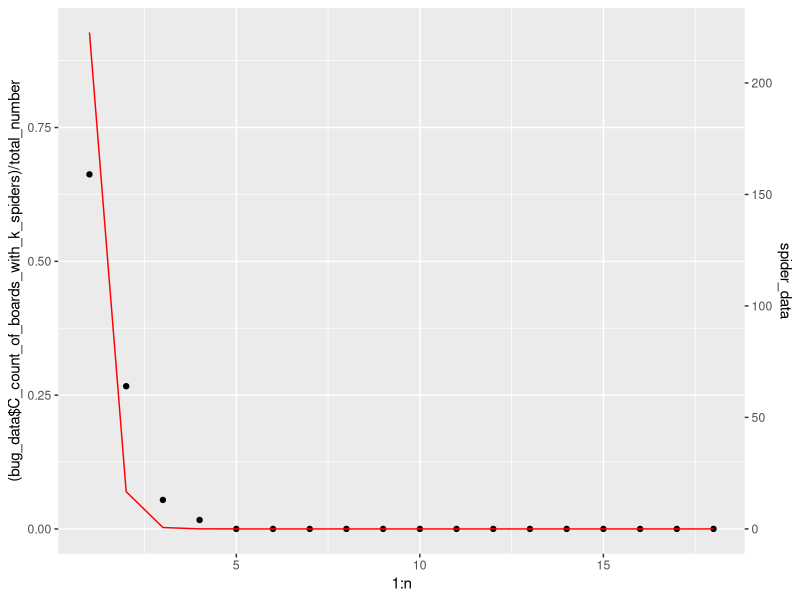
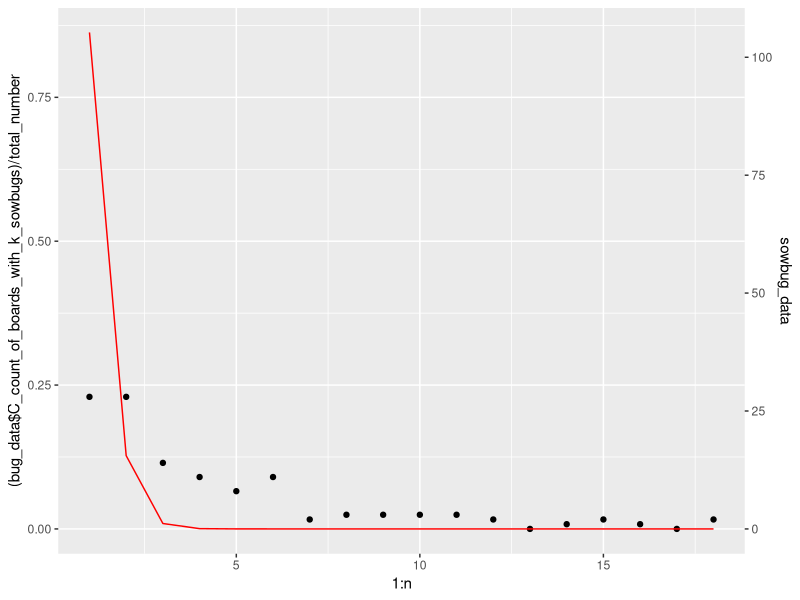
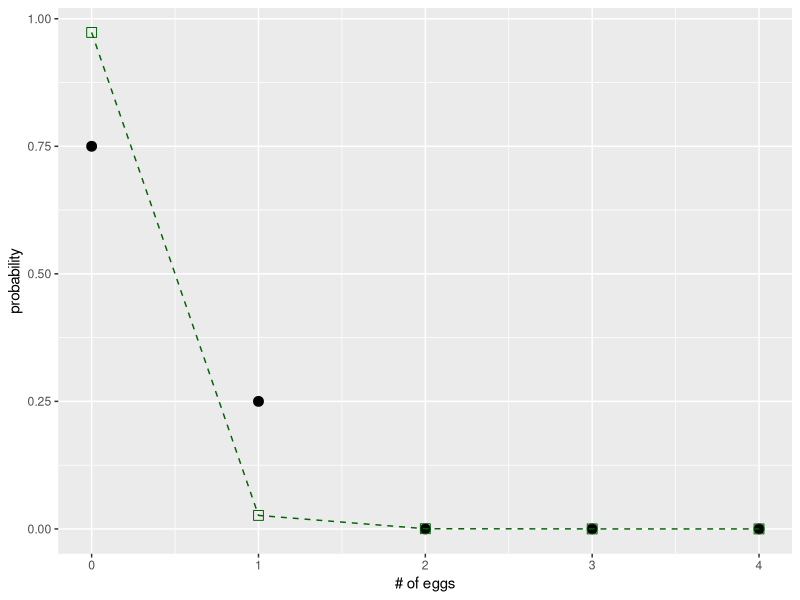

The R source for these figures, in order:
library(ggplot2)

# Question 1
bug_data <- read.csv("cole_arthropod_data_1946.csv")
n = nrow(bug_data)
total_number = sum(bug_data$C_count_of_boards_with_k_spiders)
mean = mean(bug_data$C_count_of_boards_with_k_spiders)
ggplot() + 
  geom_point(aes(x = 1:n, y = (bug_data$C_count_of_boards_with_k_spiders)/total_number)) + 
  geom_line(aes(x = 1:n, y = (dpois(0:17,1/mean))), color = "red") + 
  scale_y_continuous(sec.axis = sec_axis(~.*total_number, name = "spider_data"))

# Question 2
total_number = sum(bug_data$C_count_of_boards_with_k_sowbugs)
mean = mean(bug_data$C_count_of_boards_with_k_sowbugs)
ggplot() + 
  geom_point(aes(x = 1:n, y = (bug_data$C_count_of_boards_with_k_sowbugs)/total_number)) + 
  geom_line(aes(x = 1:n, y = (dpois(0:17,1/mean))), color = "red") + 
  scale_y_continuous(sec.axis = sec_axis(~.*total_number, name = "sowbug_data"))


#Question 3
weevil_data <- read.csv("mitchell_weevil_egg_data_1975.csv")
total_count <- sum(weevil_data$C_count_of_beans_with_k_eggs)
weevil_data$p_weevil <- weevil_data$C_count_of_beans_with_k_eggs/total_count
avg <- mean(weevil_data$C_count_of_beans_with_k_eggs)
weevil_data$weevil_poisson <- dpois(0:4, 1/avg)
weevil_rows <- nrow(weevil_data)
weevil_plot <- ggplot(data = weevil_data, aes(x = weevil_data$k_number_of_eggs, y = weevil_data$p_weevil)) + 
 geom_point(size = 3) + xlab("# of eggs") + ylab("probability")
weevil_plot <- weevil_plot + geom_line(data=weevil_data, aes(x=weevil_data$k_number_of_eggs, y=weevil_data$weevil_poisson),  
                             linetype='dashed', colour='#006400') +  
  geom_point(data=weevil_data, aes(x=weevil_data$k_number_of_eggs, y=weevil_data$weevil_poisson),  
             colour='#006400', shape=0, size = 3)
weevil_plot
